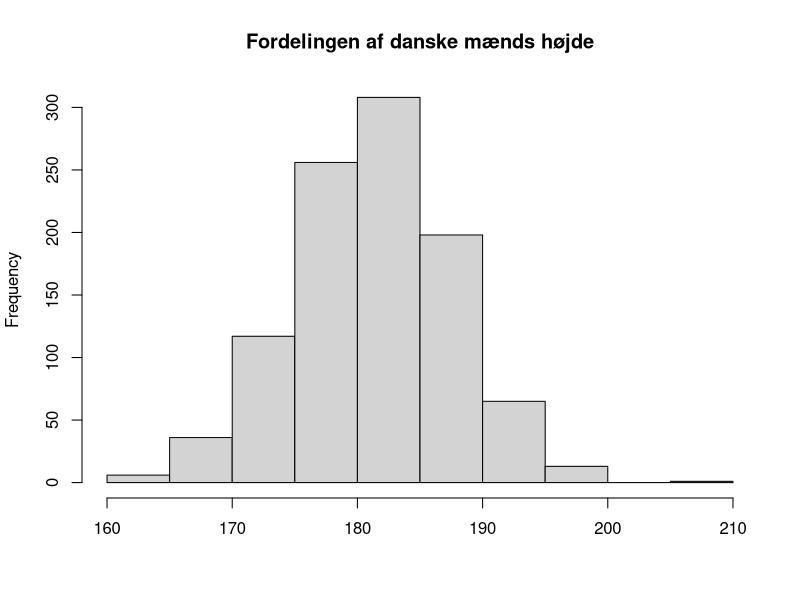
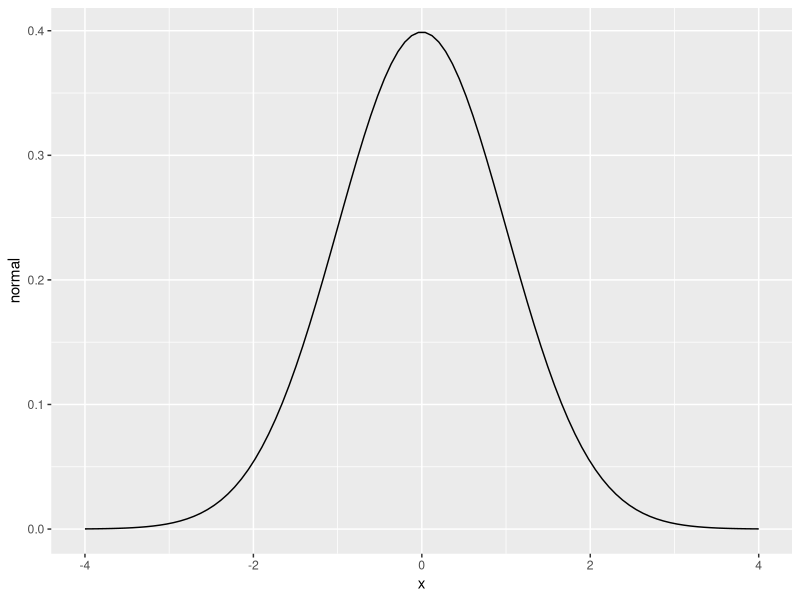

The R script that drew these images, in order:
## ---- chunk 1
rnorm(1000, mean = 181, sd = 6.5) |> hist(main = "Fordelingen af danske mænds højde", xlab = NULL)
## ---- chunk 2
rnorm(50, mean = 181, sd = 6.5) |> round(digits = 1)
## ---- chunk 3
library(tidyverse)
x <- seq(-4, 4, length.out = 100)

# Normal fordeling
normal <- dnorm(x, mean = 0, sd = 1)
tibble(x = x, y = normal) |> 
  ggplot(aes(x, y = normal)) +
  geom_line()
## ---- chunk 4
pnorm(-1)
## ---- chunk 5
qnorm(0.025)
## ---- chunk 6
mean(1:6)
## ---- chunk 7
mean(1:6 - 3.5)
## ---- chunk 8
sd(1:6)
## ---- chunk 9
sd(1:6/sd(1:6))
## ---- chunk 10
pnorm(-1.692)
## ---- chunk 11
qnorm(0.5)
## ---- chunk 12
qnorm(0.6)
## ---- chunk 13
qnorm(0.4)
## ---- chunk 14
qnorm(1 - (0.2- pnorm(-1)))*15+100
